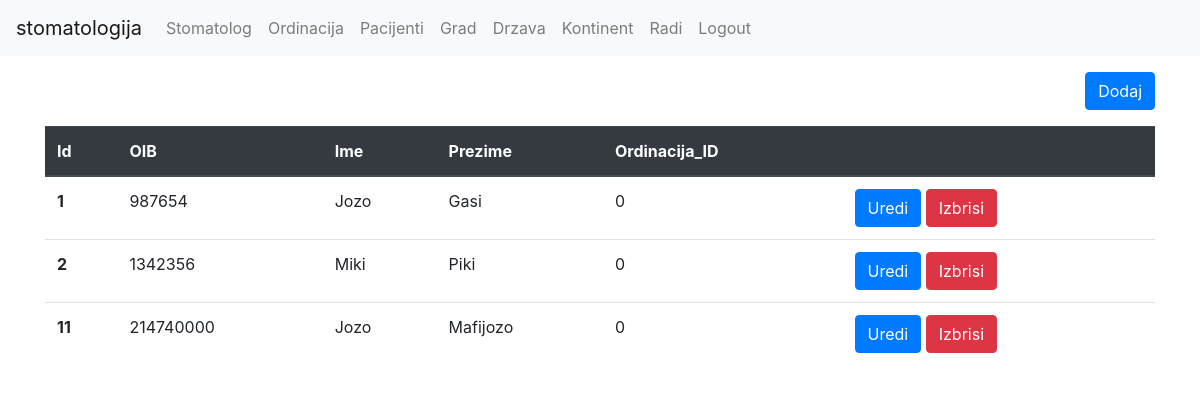
Screenshot of /stomatolog/index.php (signed in) with the database file from the repository.
### tables this page shows
CREATE TABLE `stomatolog` (
  `id` int(11) NOT NULL,
  `oib` int(11) NOT NULL,
  `first_name` varchar(255) NOT NULL,
  `last_name` varchar(255) NOT NULL,
  `ordination_id` int(11) NOT NULL
);

### stomatolog/index.php (the view, shortened to what this page needs)
<?php
require('../util/db.php');
require('../frontend/header.php');
require('../frontend/footer.php');
$stmt = $db->query('SELECT * FROM stomatolog');
$rows = $stmt->fetchAll();
echo $header;
?>
<div class="container">
	<a href="/stomatologija/stomatolog/form.php" class="btn btn-primary mt-3 mb-3 float-right">Dodaj</a>
	<table class="table">
	<thead class="thead-dark">
		  <th scope="col">Id</th>
		  <th scope="col">OIB</th>
		  <th scope="col">Ime</th>
		  <th scope="col">Prezime</th>
		  <th scope="col">Ordinacija_ID</th>
		  <th scope="col"></th>
	  </thead>
	  <tbody>
		<?php foreach($rows as $row) { ?>
		<tr>
		  <th scope="row"><?php echo $row['id']; ?></th>
		  <td><?php echo $row['oib']; ?></td>
		  <td><?php echo $row['first_name']; ?></td>
		  <td><?php echo $row['last_name']; ?></td>
		  <td><?php echo $row['ordination_id']; ?></td>
		  <td>
		  <a class="btn btn-primary" href="/stomatologija/stomatolog/form.php?id=<?php echo $row['id']; ?>">Uredi</a>
		  <a class="btn btn-danger" href="/stomatologija/stomatolog/delete.php?id=<?php echo $row['id']; ?>">Izbrisi</a>
		  </td>
		</tr>
		<?php } ?>
	  </tbody>
	</table>
</div>
<?php
echo $footer;
?>

### rows the page displays
stomatolog: id "1", oib "987654", first_name "Jozo", last_name "Gasi", ordination "0"
stomatolog: id "2", oib "1342356", first_name "Miki", last_name "Piki", ordination "0"
stomatolog: id "11", oib "214740000", first_name "Jozo", last_name "Mafijozo", ordination "0"
